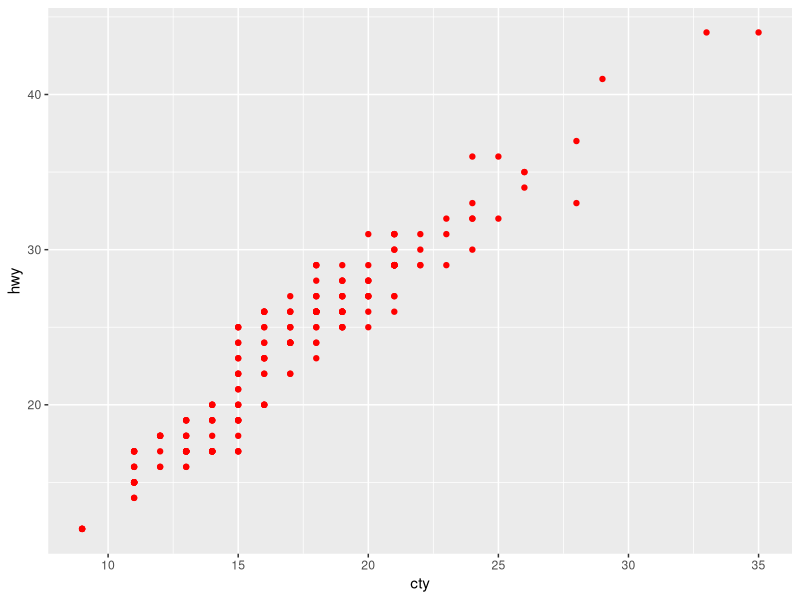
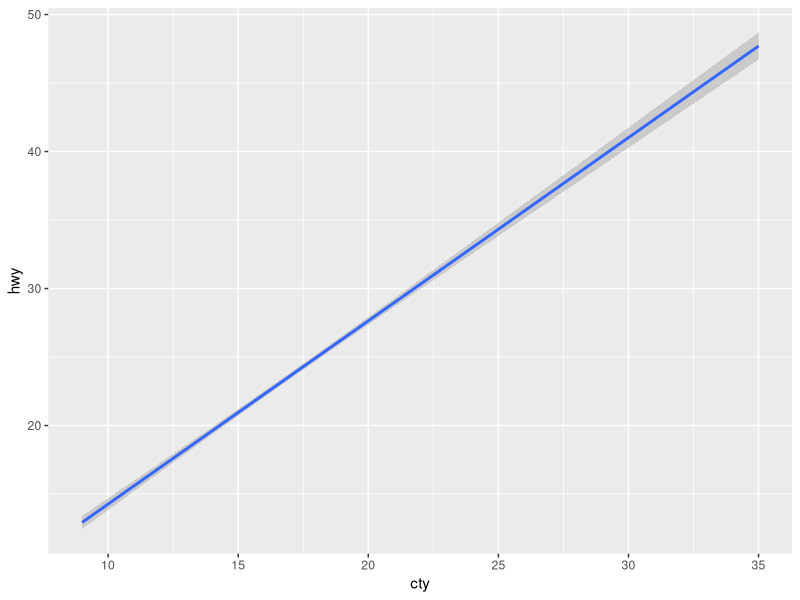
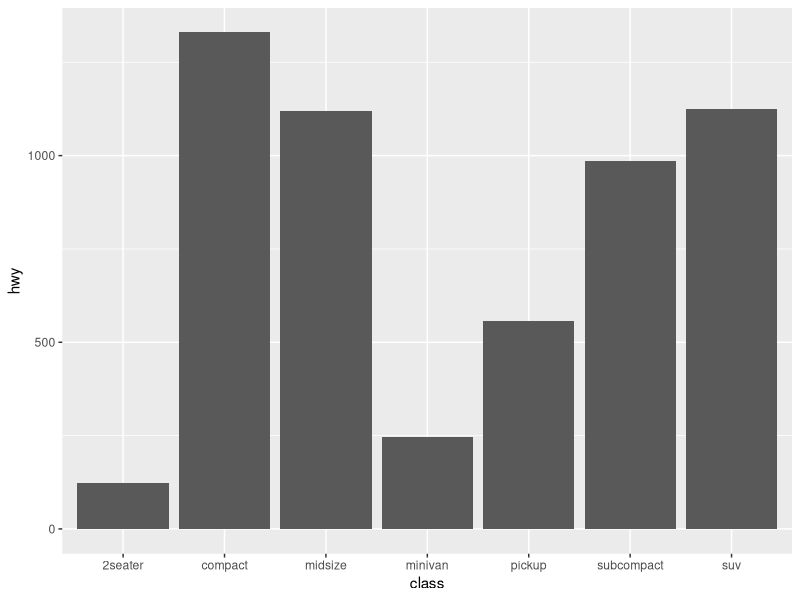

Write R code to recreate these figures, in order.
library(tidyverse)
library(palmerpenguins)

ggplot(mpg, aes(cty, hwy)) + geom_point(colour = "red")


ggplot(mpg, aes(cty, hwy)) + geom_smooth(method = lm)



ggplot(mpg, aes(class, hwy)) + geom_col()
